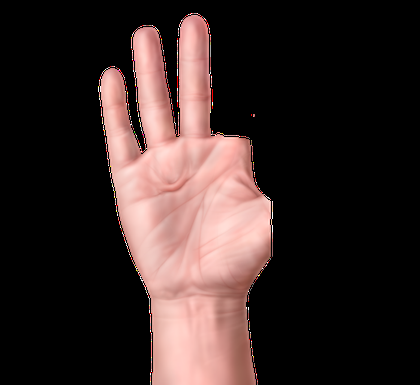
%> input picture Digital Image processing/Finger ditection/f3.png, 420 x 385 px, shrunk from 742 x 680 before the run, given in place of input1.jpg, which was not available
$ octave Gaussian_filter.m   (GNU Octave 9; MATLAB toolbox functions it lacks are replaced by stand-ins)
%> lines starting %> are read from the running program, lines starting %| are printed output that depends on the picture; pictures that were not available may be replaced by others from this repository, and a replacement may not be noted
clc;
clear all;

Img = imread('input1.jpg');
%> Img is the input picture: size 385x420x3 uint8; mean R, G, B 56.3, 41.8, 39.8
Img = rgb2gray(Img);
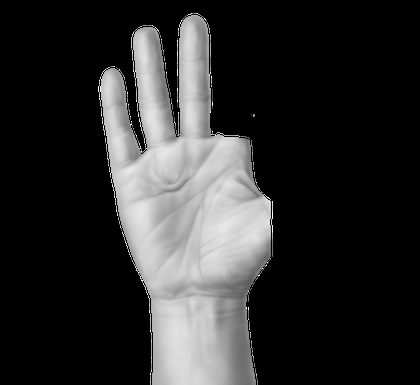
%> Img: size 385x420 uint8; min 0, max 255, mean 45.9
Img = imnoise(Img,'Gaussian',0.05,0.005);
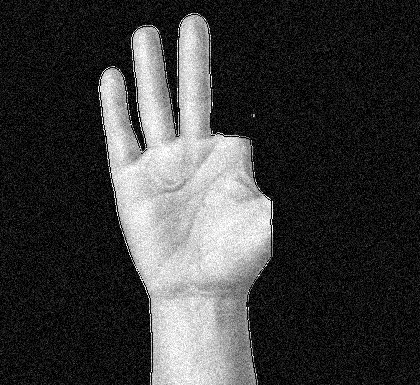
%> Img: size 385x420 uint8; min 0, max 255, mean 60.4
[row,col] = size(Img);
%> row = 385; col = 420

kernelSize = 5;
prompt = 'Enter the sigma value = ';
sigma = input(prompt);
%> the answer given: 2

gausian_X = zeros(kernelSize,kernelSize);
gausian_Y = zeros(kernelSize,kernelSize);

start = -2;
for i = 1:kernelSize
    gausian_X(1:kernelSize, i:i) = start;
    start = start + 1 ;
end
start = -2;
for i = 1:kernelSize
    gausian_Y(i:i, 1:kernelSize) = start;
    start = start + 1 ;
end

gausian_X
gausian_Y


%gaussian filtering equation
g_X_Y = -(power(gausian_X,2) + power(gausian_Y,2)) / (2*power(sigma,2));
g_X_Y = exp(g_X_Y);
g_X_Y = (1.0 / (2 * pi * power(sigma,2))) * g_X_Y

nImg = zeros(row+2,col+2);
%bordering with 0s
nImg(2:row+1,2:col+1) = Img(1:row,1:col);
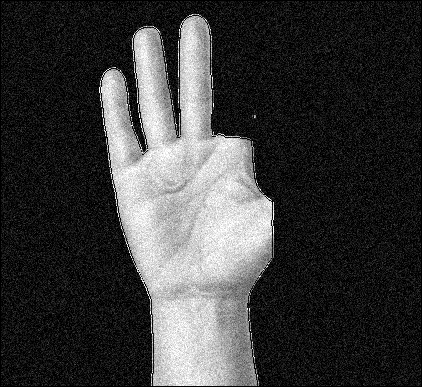
%> nImg: size 387x422 double; min 0, max 255, mean 59.8

[nRow,nCol] = size(nImg);
%> nRow = 387; nCol = 422

outputImage = zeros(row,col);

for i = 1:nRow - (kernelSize-1)
    for j = 1:nCol- (kernelSize-1)
       nImg(i:i + (kernelSize-1) ,j:j +(kernelSize-1));
       data =  nImg(i:i + (kernelSize-1) ,j:j + (kernelSize-1)).*g_X_Y ;
       data = sum( data(:) );
       outputImage(i,j) = data;
    end
end
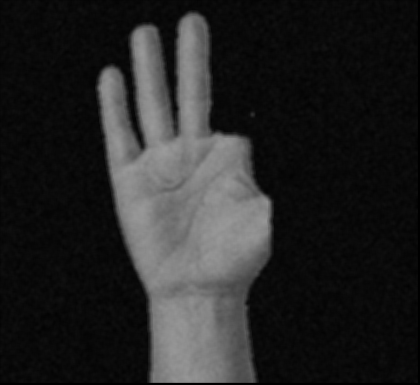
%> outputImage: size 385x420 double; min 0, max 154.8, mean 37.8


outputImage = uint8(outputImage);
%> outputImage: size 385x420 uint8

subplot(2,1,1),imshow(Img),title("Input Image");
subplot(2,1,2),imshow(outputImage),title(strcat("Output Image (with a sigma value of ",num2str(sigma),")"));
imwrite(outputImage,'output.jpg')
